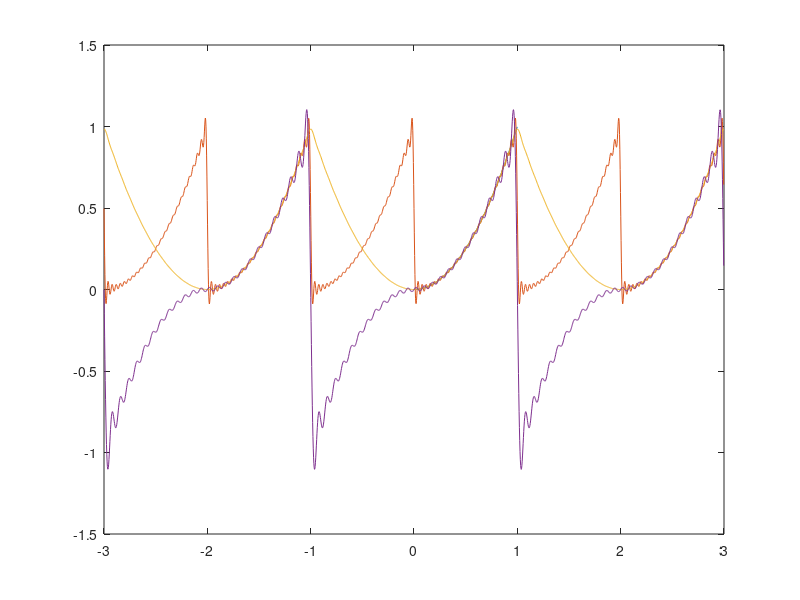

The MATLAB script that drew this image: (Note: this script raises an error after producing the figure.)
clear; close all; clc;

f = @(t) t.^2;
T = 1;
T2 = 2*T;

t = linspace(-3, 3, 2001); t(end) = [];
n = (1:25).';

% Fourier series
fF = 1/3 + sum(1./(n.^2 * pi^2) .* cos(2 * pi / T * n * t) - 1./(n * pi) .* sin(2 * pi / T * n * t), 1);
% Fourier cosine series
fC = 1/3 + sum(4 * (-1).^n ./ (n.^2 * pi^2) .* cos(2 * pi / T2 * n * t), 1);
% Fourier sine series
fS = sum(2 * ((-1).^n .* (2 - n.^2 * pi^2) - 2) ./ (n.^3 * pi^3) .* sin(2 * pi / T2 * n * t), 1);

ttrunc = t(0 <= t & t < T);
ftrunc = f(ttrunc);

figure
plot(ttrunc, ftrunc)
hold on
plot(t, fF)
plot(t, fC)
plot(t, fS)

% Export data
writetable(array2table([ttrunc.' ftrunc.'], 'VariableNames', {'t', 'f'}), 'half_range_trunc.csv') 
writetable(array2table([t.' fF.', fC.', fS.'], 'VariableNames', {'t', 'fF', 'fC', 'fS'}), 'half_range.csv') 